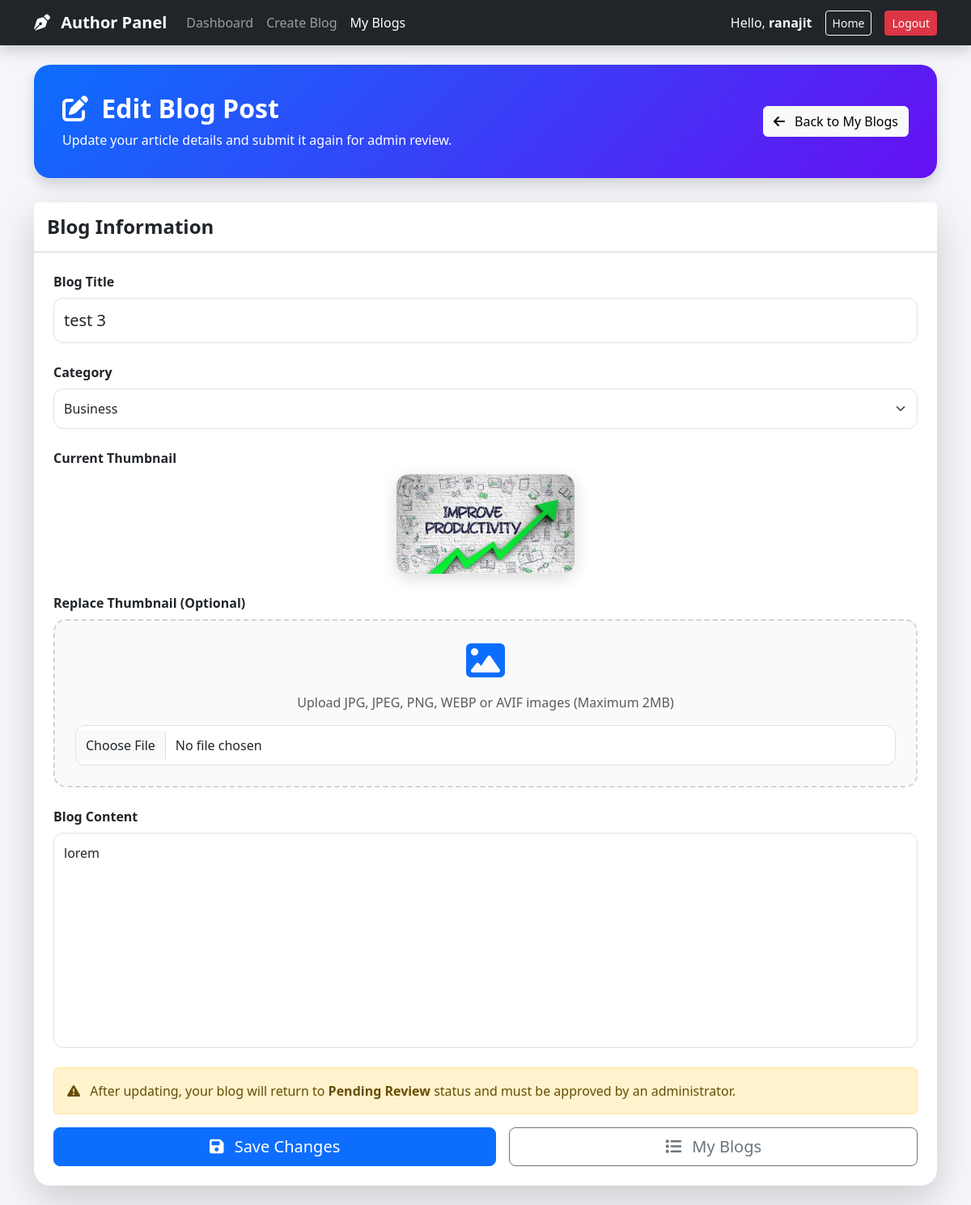
The app's page /author/edit-blog.php?id=3 (signed in) with its own data.
### tables this page shows
CREATE TABLE `blogs` (
  `id` int NOT NULL,
  `user_id` int NOT NULL,
  `category_id` int NOT NULL,
  `title` varchar(255) NOT NULL,
  `slug` varchar(255) NOT NULL,
  `thumbnail` varchar(255) NOT NULL,
  `description` text NOT NULL,
  `status` enum('pending','approved','rejected','hidden') DEFAULT 'pending',
  `created_at` timestamp NULL DEFAULT CURRENT_TIMESTAMP
);

CREATE TABLE `categories` (
  `id` int NOT NULL,
  `category_name` varchar(255) NOT NULL,
  `slug` varchar(255) NOT NULL,
  `created_at` timestamp NULL DEFAULT CURRENT_TIMESTAMP
);

### author/edit-blog.php (the view, shortened to what this page needs)
<?php
require_once '../config/db.php';
$user_id = $_SESSION['user_id'];
$blog_id = $_GET['id'] ?? null;
$stmt = $pdo->prepare("SELECT * FROM blogs WHERE id = ? AND user_id = ?");
$stmt->execute([$blog_id, $user_id]);
$post = $stmt->fetch();
$cat_stmt = $pdo->query("SELECT * FROM categories ORDER BY category_name ASC");
$categories = $cat_stmt->fetchAll();
?>
<!DOCTYPE html>
<html lang="en">
<head>
    <link href="https://cdn.jsdelivr.net/npm/bootstrap@5.3.8/dist/css/bootstrap.min.css" rel="stylesheet">
    <link rel="stylesheet"
        href="https://cdnjs.cloudflare.com/ajax/libs/font-awesome/6.6.0/css/all.min.css">
</head>
<body>
    <nav class="navbar navbar-expand-lg navbar-dark bg-dark shadow sticky-top">
        <div class="container">
            <a href="author-dashboard.php"
                class="navbar-brand fw-bold">
                <i class="fa-solid fa-pen-nib me-2"></i>
                Author Panel
            </a>
            <div class="collapse navbar-collapse"
                id="navbarMenu">
                <ul class="navbar-nav me-auto">
                    <li class="nav-item">
                        <a class="nav-link"
                            href="author-dashboard.php">
                            Dashboard
                        </a>
                    </li>
                    <li class="nav-item">
                        <a class="nav-link"
                            href="create-blog.php">
                            Create Blog
                        </a>
                    </li>
                    <li class="nav-item">
                        <a class="nav-link active"
                            href="my-blogs.php">
                            My Blogs
                        </a>
                    </li>
                </ul>
                <div class="d-flex align-items-center gap-3">
                    <span class="text-light">
                        Hello,
                        <strong>
                            <?php echo htmlspecialchars($_SESSION['user_name']); ?>
                        </strong>
                    </span>
                    <a href="../index.php"
                        class="btn btn-outline-light btn-sm">
                        Home
                    </a>
                    <a href="../logout.php"
                        class="btn btn-danger btn-sm">
                        Logout
                    </a>
                </div>
            </div>
        </div>
    </nav>
    <div class="container py-4">
        <div class="hero-section shadow">
            <div class="row align-items-center">
                <div class="col-md-8">
                    <h2 class="fw-bold mb-2">
                        <i class="fa-solid fa-pen-to-square me-2"></i>
                        Edit Blog Post
                    </h2>
                    <p class="mb-0">
                        Update your article details and submit it again for admin review.
                    </p>
                </div>
                <div class="col-md-4 text-md-end mt-3 mt-md-0">
                    <a href="my-blogs.php"
                        class="btn btn-light">
                        <i class="fa-solid fa-arrow-left me-2"></i>
                        Back to My Blogs
                    </a>
                </div>
            </div>
        </div>
        <div class="card edit-card shadow-lg">
            <div class="card-header bg-white py-3">
                <h4 class="mb-0 fw-bold">
                    Blog Information
                </h4>
            </div>
            <div class="card-body p-4">
                <form action="edit-blog.php?id=<?php echo $blog_id; ?>"
                    method="POST"
                    enctype="multipart/form-data">
                    <div class="mb-4">
                        <label class="form-label">
                            Blog Title
                        </label>
                        <input type="text"
                            name="title"
                            class="form-control form-control-lg"
                            value="<?php echo htmlspecialchars($post['title']); ?>"
                            required>
                    </div>
                    <div class="mb-4">
                        <label class="form-label">
                            Category
                        </label>
                        <select name="category_id"
                            class="form-select"
                            required>
                            <?php foreach ($categories as $cat): ?>
                                <option value="<?php echo $cat['id']; ?>"
                                    <?php echo ($cat['id'] == $post['category_id']) ? 'selected' : ''; ?>>
                                    <?php echo htmlspecialchars($cat['category_name']); ?>
                                </option>
                            <?php endforeach; ?>
                        </select>
                    </div>
                    <div class="mb-4">
                        <label class="form-label">
                            Current Thumbnail
                        </label>
                        <div class="text-center mb-3">
                            <img src="../assets/images/<?php echo htmlspecialchars($post['thumbnail']); ?>"
                                class="img-fluid image-preview">
                        </div>
                    </div>
                    <div class="mb-4">
                        <label class="form-label">
                            Replace Thumbnail (Optional)
                        </label>
                        <div class="upload-box">
                            <i class="fa-solid fa-image fa-3x text-primary mb-3"></i>
                            <p class="text-muted mb-3">
                                Upload JPG, JPEG, PNG, WEBP or AVIF images (Maximum 2MB)
                            </p>
                            <input type="file"
                                name="thumbnail"
                                class="form-control"
                                accept="image/*">
                        </div>
                    </div>
                    <div class="mb-4">
                        <label class="form-label">
                            Blog Content
                        </label>
                        <textarea name="description"
                            rows="10"
                            class="form-control"
                            required><?php echo htmlspecialchars($post['description']); ?></textarea>
                    </div>
                    <div class="alert alert-warning">
                        <i class="fa-solid fa-triangle-exclamation me-2"></i>
                        After updating, your blog will return to
                        <strong>Pending Review</strong>
                        status and must be approved by an administrator.
                    </div>
                    <div class="d-flex flex-column flex-md-row gap-3">
                        <button type="submit"
                            class="btn btn-primary btn-lg flex-fill">
                            <i class="fa-solid fa-floppy-disk me-2"></i>
                            Save Changes
                        </button>
                        <a href="my-blogs.php"
                            class="btn btn-outline-secondary btn-lg flex-fill">
                            <i class="fa-solid fa-list me-2"></i>
                            My Blogs
                        </a>
                    </div>
                </form>
            </div>
        </div>
    </div>
</body>
</html>

### author/edit-blog.php (style rules this page uses)
body { background: #f4f6f9; }
.hero-section { background: linear-gradient(135deg, #0d6efd, #6610f2); color: white; border-radius: 20px; padding: 35px; margin-bottom: 30px; }
.edit-card { border: none; border-radius: 20px; }
.form-control, .form-select { border-radius: 12px; padding: 12px; }
textarea { resize: none; }
.image-preview { max-width: 220px; border-radius: 15px; box-shadow: 0 5px 20px rgba(0,0,0,0.15); }
.upload-box { border: 2px dashed #ced4da; border-radius: 15px; padding: 25px; background: #fafafa; text-align: center; }
.form-label { font-weight: 600; }

### records on screen
blogs: title "test 3", category_id "Business", thumbnail (picture), description "lorem"

### other values on screen
$_SESSION['user_name'] "ranajit"
